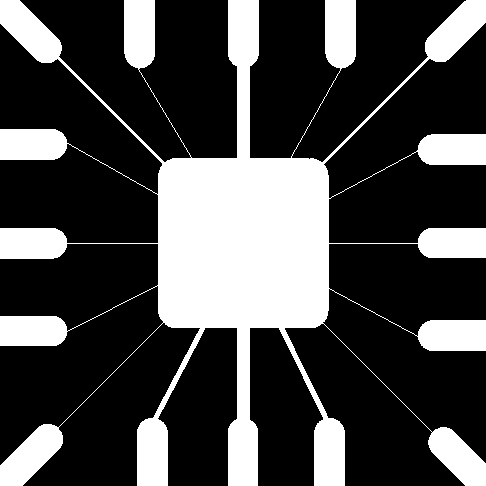
#> input picture images/Pcb2.tif, 486 x 486 px, found by its file name
$ python LaplacianoInclina.py   (older library calls are emulated)
#> lines starting #> are read from the running program, lines starting #| are printed output that depends on the picture; after the words box and inside, x2 and y2 are one past the last pixel; in counts of white or black regions, pixels touching at a corner belong together
import cv2
import numpy as np

image_path = "images\Pcb2.tif"
image = cv2.imread(image_path, 0)
#> image: shape (486, 486); 28.1% white; 1 white region, box (x1, y1, x2, y2) and area: (0, 0, 486, 486) 66259
cv2.imshow("original image", image)
cv2.waitKey()

# Para implementação da variação (com diagonais)
kernel = np.array([
  [ 2, -1, -1],
  [-1,  2, -1],
  [-1, -1,  2]
])

image_lapl1 = cv2.filter2D(image, ddepth=cv2.CV_64F, kernel=kernel)
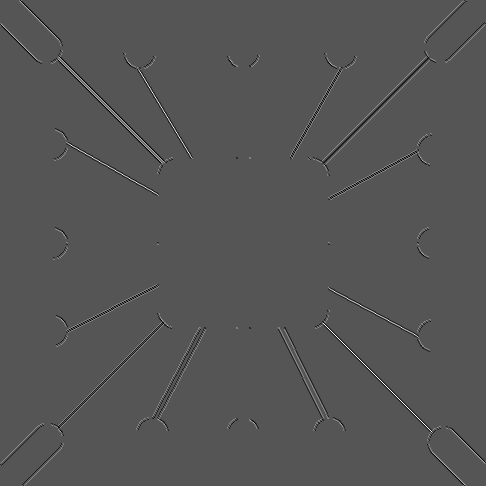
#> image_lapl1: shape (486, 486) float64; min -765, max 1530, mean 0; drawn with min black and max white
x, y = image_lapl1.shape
#> x = 486; y = 486

for i in range(x):
    for j in range(y):
        if image_lapl1[i][j] < 0:
            image_lapl1[i][j] = 0
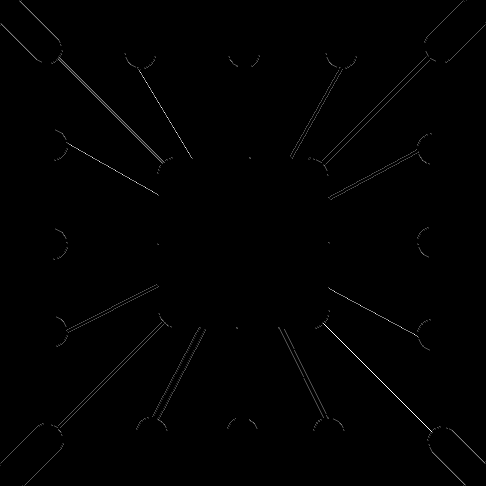
#> image_lapl1: shape (486, 486) float64; 1.65% of pixels changed, all inside (x1, y1, x2, y2) = (0, 0, 486, 486); drawn with min black and max white


cv2.imshow("laplacian +45", image_lapl1)
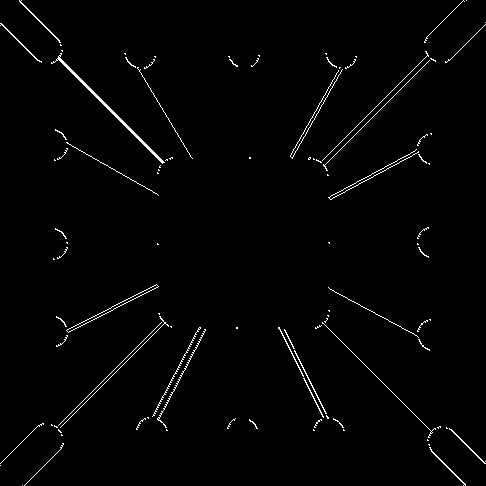
#> window 'laplacian +45': shape (486, 486); 1.5% white in thin lines or dots
cv2.waitKey()

kernel = np.array([
  [-1, -1,  2],
  [-1,  2, -1],
  [ 2, -1, -1]
])

image_lapl2 = cv2.filter2D(image, ddepth=cv2.CV_64F, kernel=kernel)
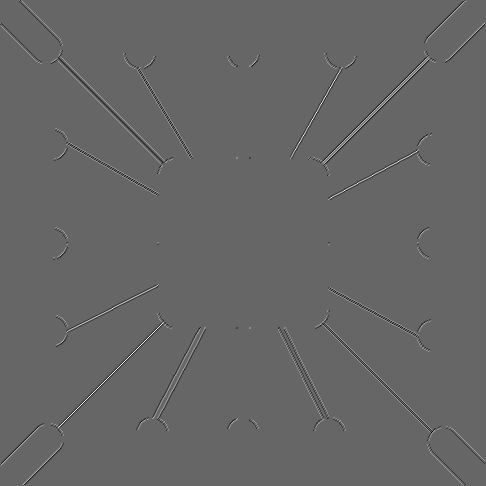
#> image_lapl2: shape (486, 486) float64; min -1020, max 1530, mean 0; drawn with min black and max white
x, y = image_lapl2.shape

for i in range(x):
    for j in range(y):
        if image_lapl2[i][j] < 0:
            image_lapl2[i][j] = 0
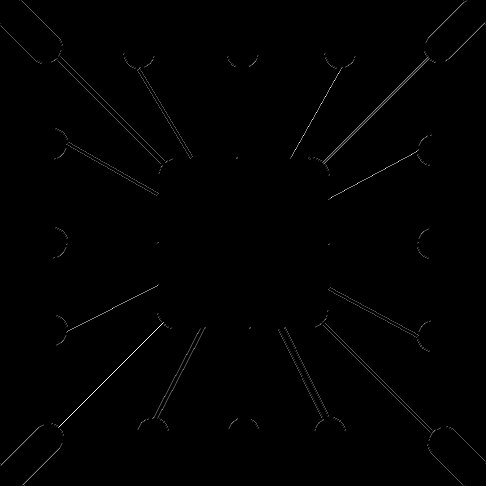
#> image_lapl2: shape (486, 486) float64; 1.65% of pixels changed, all inside (x1, y1, x2, y2) = (0, 0, 486, 486); drawn with min black and max white
cv2.imshow("laplacian -45", image_lapl2)
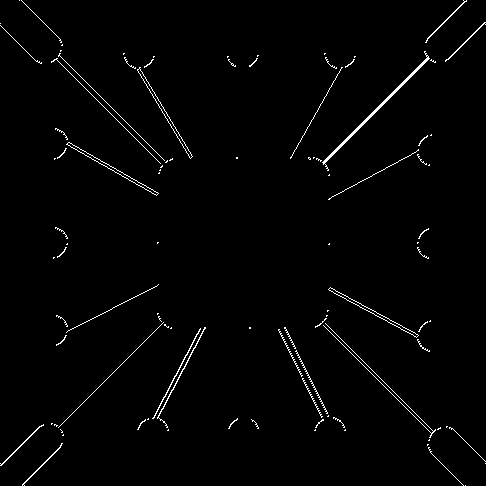
#> window 'laplacian -45': shape (486, 486); 1.5% white in thin lines or dots
cv2.waitKey()

x, y = image_lapl1.shape

for i in range(x):
    for j in range(y):
        if image_lapl1[i][j] > image_lapl1.max() - 1:
            image_lapl1[i][j] = 255
        else:
            image_lapl1[i][j] = 0
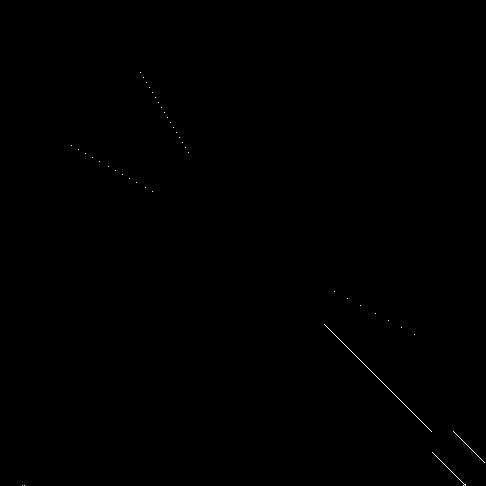
#> image_lapl1: shape (486, 486) float64; 0.09% white in thin lines or dots, all inside (x1, y1, x2, y2) = (22, 72, 485, 486)

cv2.imshow("Limiarizado", image_lapl1)
cv2.waitKey()
